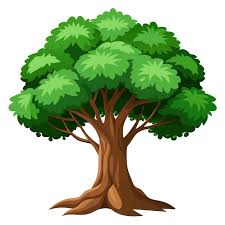
#> input picture images/example_1.jpg, 225 x 225 px
$ python -i convolution_kernels.py   (imports and definitions only)
#> lines starting #> are read from the running program, lines starting #| are printed output that depends on the picture
"""
    Este módulo contiene los kernels de convolución utilizados en las capas convolucionales de la CNN.

    Módulos principales utilizados:
    - numpy (pip install numpy)
    - opencv-python (pip install opencv-python)
    - matplotlib (pip install matplotlib)

    Página de ayuda:
    - https://setosa.io/ev/image-kernels/
"""

import cv2
import numpy as np
import matplotlib.pyplot as plt
from pathlib import Path

# Diccionario de kernels de convolución predefinidos
kernels = {
    "identidad": np.array([
        [0, 0, 0],
        [0, 1, 0],
        [0, 0, 0]
    ]),

    "blur": (1 / 9) * np.ones((3, 3)),

    "gaussiano": (1 / 16) * np.array([
        [1, 2, 1],
        [2, 4, 2],
        [1, 2, 1]
    ]),

    "sobel_x": np.array([
        [-1, -2, -1],
        [ 0,  0,  0],
        [ 1,  2,  1]
    ]),

    "sobel_y": np.array([
        [-1,  0,  1],
        [-2,  0,  2],
        [-1,  0,  1]
    ]),

    "laplaciano": 3 * np.array([
        [ 0, -1,  0],
        [-1,  4, -1],
        [ 0, -1,  0]
    ]),

    "sharpen": np.array([
        [ 0, -1,  0],
        [-1,  5, -1],
        [ 0, -1,  0]
    ])
}

# Lista de nombres de kernels disponibles
kernel_choose_list = [
    "identidad",
    "blur",
    "gaussiano",
    "sobel_x",
    "sobel_y",
    "laplaciano",
    "sharpen"
]

def convolution_kernel():
    """
        Aplica diferentes kernels de convolución a una imagen.
    """

    # Define ruta actual y ruta de la imagen a procesar
    current_path = Path(__file__).parent
    images_folder = current_path.parent / "images"
    image_path = images_folder / 'example_1.jpg'
    img = cv2.imread(image_path)  # Lee la imagen con OpenCV
#> img is the input picture: shape (225, 225, 3); mean B, G, R 155.2, 190.8, 170.5

    # Convierte la imagen de BGR a RGB
    img_rgb = cv2.cvtColor(img, cv2.COLOR_BGR2RGB)
    print(img_rgb.shape)
#| (225, 225, 3)

    # Convierte la imagen a escala de grises
    img_gray = cv2.cvtColor(img_rgb, cv2.COLOR_BGR2GRAY)
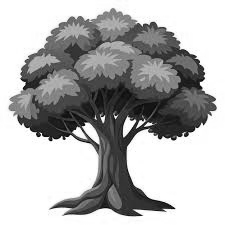
#> img_gray: shape (225, 225); min 1, max 255, mean 177.8
    print(img_gray.shape)
#| (225, 225)

    # Muestra imagen original y en escala de grises
    axs_orgl = plt.subplots(1, 2, figsize=(16, 8))[1]
    axs_orgl[0].imshow(img_rgb)
    axs_orgl[0].set_title("Imagen original")
    axs_orgl[0].axis('off')

    axs_orgl[1].imshow(img_gray, cmap='gray')
    axs_orgl[1].set_title("Imagen escala de grises")
    axs_orgl[1].axis('off')
    plt.show()
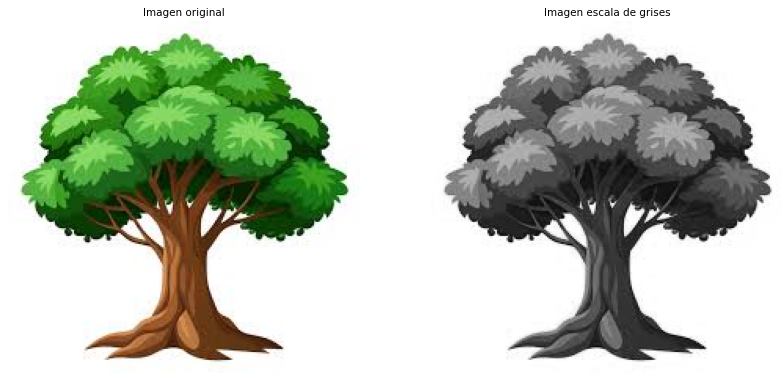
#> figure drawn by matplotlib, 2 panels

    # Diccionario de kernels con sus nombres descriptivos
    kernels = {
        "Identidad (imagen original)": np.array([
                                            [0, 0, 0],
                                            [0, 1, 0],
                                            [0, 0, 0]]),
        "Blur promedio (para suavizar el ruido)": (1/9)*np.ones((3,3)),
        "Blur gausiano (suavizado natural)": (1/16)*np.array([
                                            [1, 2, 1],
                                            [2, 4, 2],
                                            [1, 2, 1]]),
        "Sobel Horizontal (detecta bordes horizontales)": 3*np.array([
                                            [-1, -2, -1],
                                            [0, 0, 0],
                                            [1, 2, 1]]),
        "Sobel Vertical (detecta bordes verticales)": np.array([
                                            [-1, 0, 1],
                                            [-2, 0, 2],
                                            [-1, 0, 1]]),
        "Laplaciano (detecta bordes)": (3)*np.array([
                                            [0, -1, 0],
                                            [-1, 4, -1],
                                            [0, -1, 0]]),
        "Sharpen (realza detalles)": np.array([
                                            [0, -1, 0],
                                            [-1, 5, -1],
                                            [0, -1, 0]])
    }

    # Crea una figura de subplots para mostrar los resultados
    fig, axs = plt.subplots(2, 4, figsize=(16, 8))
    axs = axs.flatten()

    # Aplica cada kernel a la imagen y muestra el resultado
    for i, (name, kernel) in enumerate(kernels.items()):
        if 'Sobel' in name or 'Laplaciano' in name:
            img_to_use = img_gray  # Usa imagen en gris para detección de bordes
        else:
            img_to_use = img_rgb   # Usa imagen RGB para filtros generales

        # Aplica el filtro de convolución
        convolved = cv2.filter2D(src=img_to_use, ddepth=-1, kernel=kernel)

        # Determina el tipo de mapa de color
        cmap_type = 'gray' if len(convolved.shape) == 2 else None

        # Muestra la imagen filtrada
        axs[i].imshow(convolved, cmap=cmap_type)
        axs[i].set_title(name)
        axs[i].axis('off')
#> this loop made 7 passes
#> pass 2, in convolution_kernel, `convolved = cv2.filter2D(src=img_to_use, ddepth=-1, kernel=kernel)`:
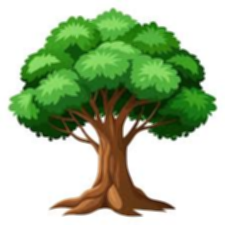
#> convolved: shape (225, 225, 3); mean R, G, B 170.5, 190.8, 155.2

    # Oculta el último subplot si no se usa
    axs[-1].axis('off')
    plt.tight_layout()
    plt.show()
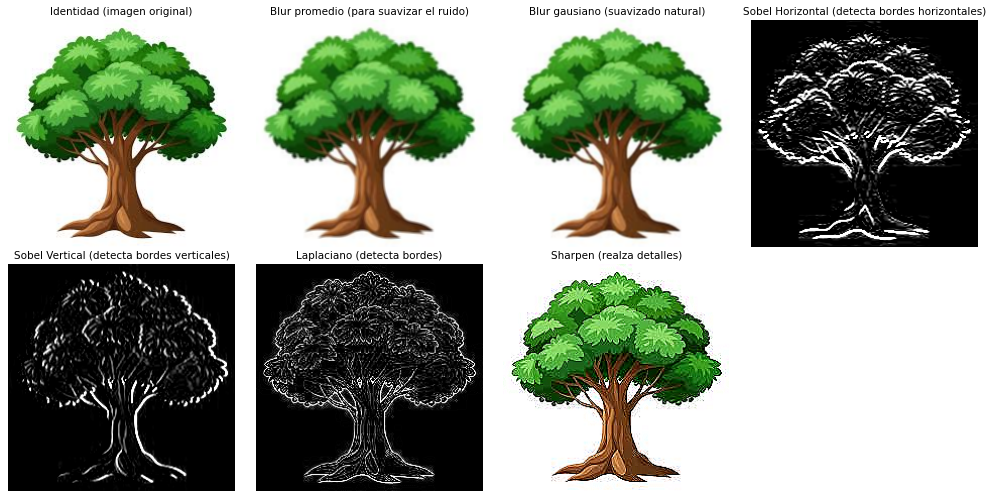
#> figure drawn by matplotlib, 7 panels

def convolution_video(kernel):
    """
        Aplica un kernel de convolución a la imagen capturada por la cámara en tiempo real.
    """
    cap = cv2.VideoCapture(0)  # Inicia la cámara

    while True:
        ret, frame = cap.read()  # Lee el frame actual

        if not ret:
            break  # Si no se pudo capturar, sale del bucle

        filtered = cv2.filter2D(frame, -1, kernel)  # Aplica el kernel
        cv2.imshow("Filtered Video", filtered)  # Muestra el resultado

        if cv2.waitKey(1) & 0xFF == ord('q'):
            break  # Finaliza al presionar la tecla 'q'

    cap.release()  # Libera la cámara
    cv2.destroyAllWindows()  # Cierra la ventana de OpenCV

def choose_one_kernel():
    """
        Pide al usuario elegir un kernel y aplica ese filtro al video en tiempo real.
    """
    kernel_choose = input("Choose one kernel to apply: \n"
                            "0. identidad (imagen original)\n"
                            "1. blur (para suavizar el ruido)\n"
                            "2. gaussiano (suavizado natural)\n"
                            "3. sobel_x (detecta bordes horizontales)\n"
                            "4. sobel_y (detecta bordes verticales)\n"
                            "5. laplaciano (detecta bordes)\n"
                            "6. sharpen (realza detalles):\n"
                            "Choose one option: ")

    # Obtiene el kernel seleccionado y aplica el filtro al video
    kernel = kernels.get(kernel_choose_list[int(kernel_choose)])
    convolution_video(kernel)

>>> result = convolution_kernel()
